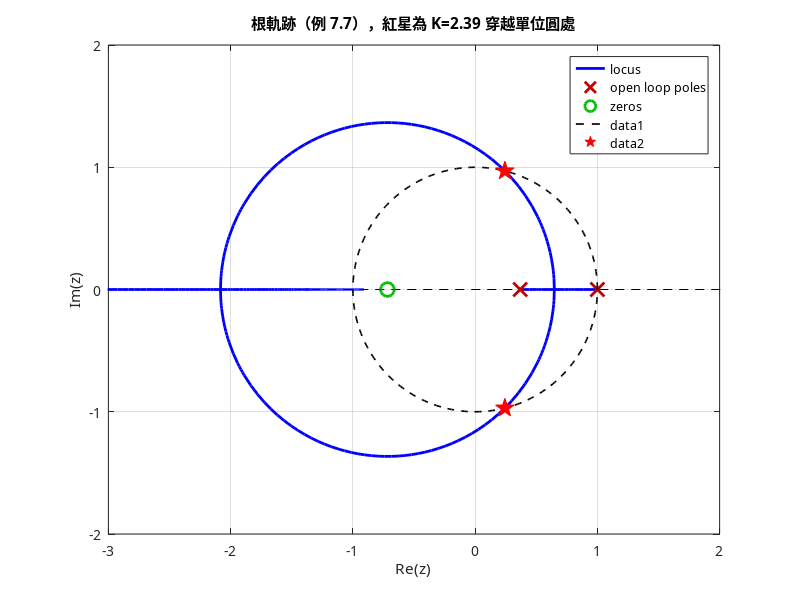
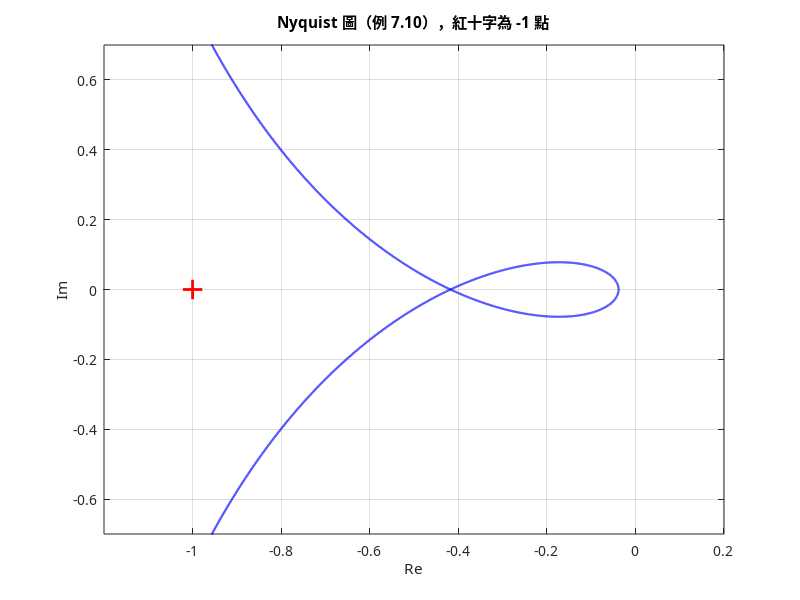
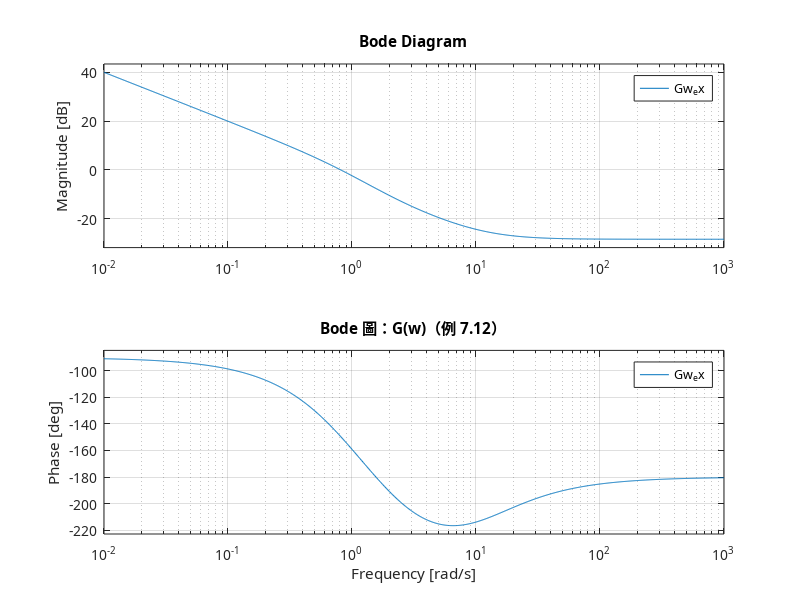

MATLAB code for these plots, in order:
%% Chapter 7：穩定度分析技巧 (Stability Analysis Techniques)
% 對應教材 chp7.md。本檔案為「乾淨、可直接執行版」；
% 完整教學說明（符號定義、公式推導、MATLAB 語法解說）請見 chp7.ipynb。
%
% 每一節都標註對應的教材式號與範例編號。
clear; clc; close all;

% 在 Octave 與 MATLAB 都能直接執行（MATLAB 會跳過這段）
if exist('OCTAVE_VERSION', 'builtin')
    pkg load control;
    warning('off', 'Octave:gnuplot-graphics');
    warning('off', 'Octave:fltk-graphics');
end

set(0, 'DefaultTextFontName', 'Microsoft JhengHei');
set(0, 'DefaultAxesFontName', 'Microsoft JhengHei');

%% 1. 雙線性轉換與 Routh-Hurwitz（教材例 7.2，T = 0.1 s）
% 受控體 Gp(s) = 1/(s(s+1))，加可調增益 K
T1  = 0.1;
Gz1 = tf([0.00484 0.00468], [1 -1.905 0.905], T1);
Gw1 = d2c(Gz1, 'tustin');          % 'tustin' 就是雙線性轉換 z=(1+(T/2)w)/(1-(T/2)w)
[nw1, dw1] = tfdata(Gw1, 'v');

fprintf('=== 1. 雙線性轉換（例 7.2，T = %g s）===\n', T1);
fprintf('  G(w) 分子 = [%.4e  %.5f  %.4f]\n', nw1);
fprintf('  G(w) 分母 = [%g  %.4f  %.3e]\n', dw1);
fprintf('  教材 (-4.199e-05 w^2 - 0.04913 w + 0.9995)/(w^2 + 0.9974 w + ~0)\n');
% 特徵方程式 1+K*G(w)=0 -> (1-0.000042K)w^2 + (0.997-0.0491K)w + K = 0
% Routh 陣列的 w^1 列給出最嚴格的條件
fprintf('  Routh w^1 列：0.997 - 0.0491K > 0  ->  K < %.1f  （教材 20.3）\n\n', 0.997/0.0491);

%% 2. 取樣週期對穩定度的影響（教材例 7.3，T = 1 s）
T2  = 1;
Gz2 = tf([0.368 0.264], [1 -1.368 0.368], T2);
Gw2 = d2c(Gz2, 'tustin');
[nw2, dw2] = tfdata(Gw2, 'v');

fprintf('=== 2. 取樣週期的影響（例 7.3，T = %g s）===\n', T2);
fprintf('  G(w) 分子 = [%.5f  %.4f  %.4f]   教材 [-0.03801 -0.386 0.924]\n', nw2);
fprintf('  G(w) 分母 = [%g  %.4f  %.3e]     教材 [1 0.924 ~0]\n', dw2);
fprintf('  Routh w^1 列：0.924 - 0.386K > 0  ->  K < %.3f  （教材 2.39）\n\n', 0.924/0.386);

fprintf('  【本節最重要的結論】\n');
fprintf('    T = %.1f s  ->  0 < K < %.1f\n', T1, 0.997/0.0491);
fprintf('    T = %.1f s  ->  0 < K < %.2f\n', T2, 0.924/0.386);
fprintf('    T 變大 10 倍，可用增益縮小約 %.1f 倍\n', (0.997/0.0491)/(0.924/0.386));
fprintf('    原因：取樣器與資料保持器引入相位落後（第 3 章 ZOH 等效 T/2 延遲）\n\n');

%% 3. Jury 穩定度檢定（教材例 7.4）
% 特徵方程式：z^2 + (0.368K - 1.368)z + (0.368 + 0.264K) = 0
fprintf('=== 3. Jury 穩定度檢定（例 7.4）===\n');
fprintf('  特徵方程式：z^2 + (0.368K-1.368)z + (0.368+0.264K) = 0\n');
fprintf('  二階系統只有 n+1 = 3 個條件，而且都不必建陣列：\n');
fprintf('    Q(1) > 0        : 0.632K > 0            ->  K > 0\n');
fprintf('    (-1)^2 Q(-1) > 0: 2.736 - 0.104K > 0    ->  K < %.1f\n', 2.736/0.104);
fprintf('    |a0| < a2       : 0.368 + 0.264K < 1    ->  K < %.2f  <- 最嚴格\n', 0.632/0.264);
Kc = 0.632/0.264;
fprintf('  => 穩定範圍 0 < K < %.2f，與 Routh-Hurwitz 完全一致\n\n', Kc);

% 用程式逐一驗證三個條件
fprintf('  數值驗證（掃描 K，找實際的臨界值）：\n');
fprintf('    K        最大 |極點|   穩定?\n');
for Kx = [1 2 2.39 2.4 3]
    p = roots([1, 0.368*Kx-1.368, 0.368+0.264*Kx]);
    fprintf('    %-8.2f %-13.6f %s\n', Kx, max(abs(p)), ...
            merge(max(abs(p)) < 1, '是', '否'));
end
fprintf('\n');

%% 4. 由臨界增益求振盪頻率（教材例 7.3、7.4）
fprintf('=== 4. 振盪頻率（例 7.3、7.4）===\n');
% 方法一：z 平面 —— 臨界增益下的特徵方程式根
p = roots([1, 0.368*Kc-1.368, 0.368+0.264*Kc]);
fprintf('  [z 平面] K = %.2f 時特徵方程式的根：\n', Kc);
fprintf('    z = %.3f +- j%.3f，|z| = %.4f（應為 1），角度 = %.1f deg = %.4f rad\n', ...
        real(p(1)), abs(imag(p(1))), abs(p(1)), abs(angle(p(1)))*180/pi, abs(angle(p(1))));
fprintf('    教材 0.244 +- j0.970 = 1 angle 75.9 deg = 1.32 rad\n');
fprintf('    振盪頻率 w = theta/T = %.4f rad/s   教材 1.32\n\n', abs(angle(p(1)))/T2);

% 方法二：w 平面 —— Routh 陣列的輔助方程式
ww = sqrt(0.924*Kc/(1 - 0.03801*Kc));
fprintf('  [w 平面] 輔助方程式 (1-0.03801K)w^2 + 0.924K = 0\n');
fprintf('    w_w = %.4f   教材 1.5585\n', ww);
fprintf('    由式 (7-10) 反解 w = (2/T)atan(w_w*T/2) = %.4f rad/s   教材 1.324\n', ...
        (2/T2)*atan(ww*T2/2));
fprintf('  => 兩種方法結果一致\n\n');

%% 5. 根軌跡（教材例 7.7）
fprintf('=== 5. 根軌跡（例 7.7）===\n');
fprintf('  KG(z) = 0.368K(z + 0.717)/((z-1)(z-0.368))\n');
[nz2, dz2] = tfdata(Gz2, 'v');
fprintf('  零點 z = %.4f  （教材 -0.717）\n', roots(nz2));
fprintf('  極點 z = %.4f, %.4f  （教材 1 與 0.368）\n', roots(dz2));

% 分離點：d/dz[G(z)] = 0。用 den*num' - num*den' = 0（規則 6 的等價形式）
% num = 0.368z + 0.264，den = z^2 - 1.368z + 0.368
nb = [0.368 0.264]; db = [1 -1.368 0.368];
brk = roots(conv(db, polyder(nb)) - conv(nb, polyder(db)));
brk = sort(real(brk(abs(imag(brk)) < 1e-9)));
fprintf('  分離點（解 den*num'' - num*den'' = 0）：');
fprintf('%.4f  ', brk); fprintf('  教材 0.65 與 -2.08\n');
for b = brk'
    Kb = -1/(polyval(nb,b)/polyval(db,b));
    fprintf('    z = %8.4f  ->  K = %.4f\n', b, Kb);
end
fprintf('  教材：z=0.65 時 K=0.196；z=-2.08 時 K=15.0\n\n');

figure('Name', '5. 根軌跡（例 7.7）');
rlocus(Gz2); hold on;
th = linspace(0, 2*pi, 300);
plot(cos(th), sin(th), 'k--', 'LineWidth', 1.2);   % 單位圓 = 穩定邊界
plot(real(p), imag(p), 'rp', 'MarkerSize', 14, 'MarkerFaceColor', 'r');
axis([-3 2 -2 2]); axis equal; grid on;
title('根軌跡（例 7.7），紅星為 K=2.39 穿越單位圓處');
xlabel('Re(z)'); ylabel('Im(z)');

%% 6. Nyquist 圖（教材例 7.10）
fprintf('=== 6. Nyquist 圖（例 7.10）===\n');
wv = logspace(-3, log10(pi/T2), 40000);
Lv = polyval(nz2, exp(1j*wv*T2)) ./ polyval(dz2, exp(1j*wv*T2));
re = real(Lv); im = imag(Lv);
idx = find(im(1:end-1).*im(2:end) < 0);
% 另一個交點在頻率上限 w = pi/T，也就是 z = exp(j*pi) = -1（Nyquist 頻率，端點）
G_at_minus1 = polyval(nz2, -1) / polyval(dz2, -1);
fprintf('  穿越實軸的交點：');
fprintf('%.4f  ', re(idx)); fprintf('\n');
fprintf('  端點 w = pi/T（z = -1）處：G(-1) = %.4f\n', G_at_minus1);
fprintf('  教材 -0.0381 與 -0.418  => 兩者都對上了\n');
fprintf('  （-0.0381 那個不是「穿越」而是曲線的端點，靠掃頻找不到，要直接代 z = -1）\n');
xc = min([re(idx), G_at_minus1]);        % 最負的交點
fprintf('  由最負交點 %.4f 推得臨界增益 = 1/|%.4f| = %.3f   教材 2.39\n', xc, xc, 1/abs(xc));
fprintf('  判別：N = 0（不包圍 -1 點），P = 0  =>  Z = N+P = 0，系統穩定\n\n');

figure('Name', '6. Nyquist 圖（例 7.10）');
plot(re, im, 'b-', 'LineWidth', 1.5); hold on;
plot(re, -im, 'b-', 'LineWidth', 1.5);
plot(-1, 0, 'r+', 'MarkerSize', 14, 'LineWidth', 2);
grid on; axis([-1.2 0.2 -0.7 0.7]);
title('Nyquist 圖（例 7.10），紅十字為 -1 點');
xlabel('Re'); ylabel('Im');

%% 7. Bode 圖與增益／相位裕度（教材例 7.12）
fprintf('=== 7. Bode 圖與裕度（例 7.12）===\n');
Gw_ex = tf([-0.0381 -0.386 0.924], [1 0.924 0]);
fprintf('  G(w) 零點 = %.3f, %.3f   教材 (w-2)(w+12.14) -> 2 與 -12.14\n', sort(roots([-0.0381 -0.386 0.924])));
fprintf('  G(w) 極點 = %.3f, %.3f   教材 w(w+0.924) -> 0 與 -0.924\n', sort(roots([1 0.924 0])));
fprintf('  轉折頻率：0, 0.924, 2, 12.14\n\n');

[gm_z, pm_z] = margin(Gz2);
[gm_w, pm_w] = margin(Gw_ex);
fprintf('  由 G(z) 算：GM = %.4f 倍 = %.2f dB，PM = %.2f deg\n', gm_z, 20*log10(gm_z), pm_z);
fprintf('  由 G(w) 算：GM = %.4f 倍 = %.2f dB，PM = %.2f deg\n', gm_w, 20*log10(gm_w), pm_w);
fprintf('  兩者相同（同一個系統的兩種表示）\n');
fprintf('  增益裕度 %.3f 倍，正好就是臨界增益 K = 2.39\n\n', gm_z);

figure('Name', '7. Bode 圖（例 7.12）');
bode(Gw_ex); grid on;
title('Bode 圖：G(w)（例 7.12）');

%% 附錄：兩個 Octave 陷阱（實測，MATLAB 未必相同）
fprintf('=== 附錄：Octave 陷阱 ===\n');
% 陷阱 1：bode 對含 z=1 極點的離散系統，相位是錯的
Tp = 0.05;
Gp_ex8 = c2d(tf([2],[1 3 2 0]), Tp, 'zoh');    % 第 8 章的受控體，含積分器
[np, dp] = tfdata(Gp_ex8, 'v');
fprintf('  陷阱1：bode 對「含 z=1 極點」的離散系統，相位錯誤\n');
fprintf('    w       bode 相位    freqresp 相位   教材 Table 8-1\n');
book = [-98.7 -120.5 -163.0];
i = 1;
for w = [0.1 0.36 1.0]
    [~, pb] = bode(Gp_ex8, w);
    H = freqresp(Gp_ex8, w);
    fprintf('    %-7.2f %-12.2f %-15.2f %.1f\n', w, pb, angle(H)*180/pi, book(i));
    i = i + 1;
end
fprintf('    => 取相位一律用 freqresp，不要用 bode 的第二個回傳值\n\n');

% 陷阱 2：exist 看不到 LTI 方法
fprintf('  陷阱2：exist 判斷不了 LTI 類別的「方法」\n');
for f = {'d2c', 'c2d', 'margin', 'nyquist'}
    fprintf('    exist(''%s'') = %d，但實際可以呼叫\n', f{1}, exist(f{1}));
end
fprintf('    => 不要用 exist 判斷 c2d/d2c/margin/nyquist 是否可用\n');

disp(' ');
disp('七個實驗全部完成，共產生 3 張圖。');
